Frame 1 (no input): blank canvas, image omitted
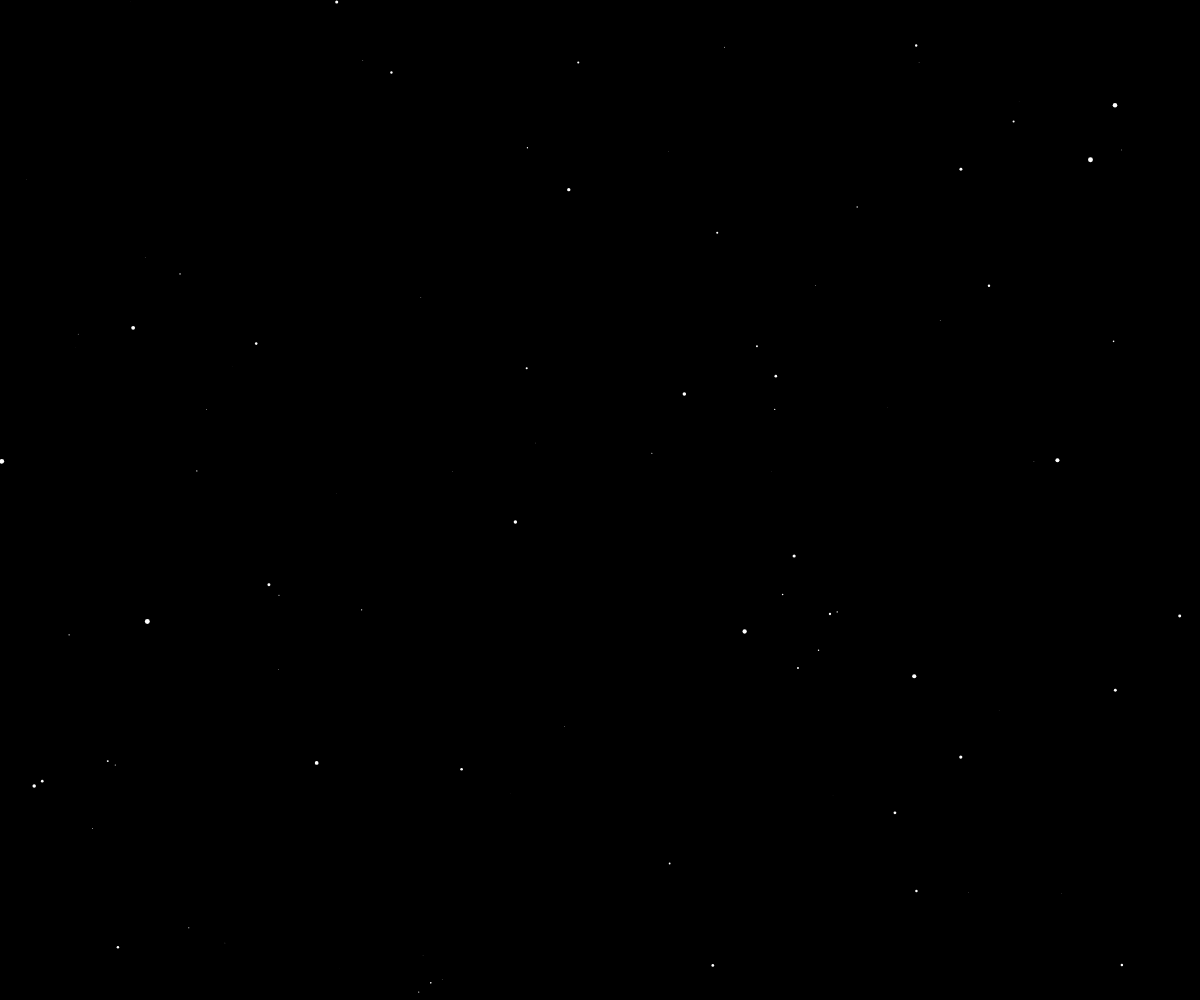
Frame 2 (the mouse pressed at the canvas centre, redrawn once)

The p5.js sketch that drew this single still picture (run headless with seeded random() and noise() and a simulated clock; the mouse was pressed at the canvas centre and the sketch redrawn once):

// p5.js sketch
// ── sketch.js
let snow = [];
let gravity;

function setup(){
  createCanvas(windowWidth, windowHeight);
  gravity = createVector(0,0.03);

  noLoop();
}

function draw(){
  background(0); 
  for(let i = 0; i < 50; ++i){
     snow.push(new Snowflake());  
  }
  

  for(flake of snow){
    //flake.applyForce(gravity);
    //flake.update()
    flake.render();
  }
}


/*
function tree(a, brightness, len){
  push();
    colorMode(HSB);
  if (len > 7){
    //strokeWeight: how heavy the line marks should be
    strokeWeight(len/20);
    //determines the color
    stroke(a ,90,brightness, len/30);
    //determines the location of the lines
    line(0, 0, 0, -len);
    translate(0, -len);  
    rotate(random(20, 30));
    tree(a, brightness + random(-10, 10),len * random(0.7, 0.9));
    rotate(random(-50,-60));
    tree(a, brightness + random(-10, 10),len * random(0.7, 0.9));
  }
  pop();  
}

function randomizeBGcolor(){
  bgColor = color(random(170,255),random(170,255),random(170,255));
  background(bgColor);
}

function positionEllipse() {
  //randomize circle color
  circleColor = color(random(200,255),random(200,255),random(200,255));
  fill(circleColor);
  noStroke();
  ellipse(windowWidth/2,windowHeight/2,400,400);

}

function setup() {
  createCanvas(windowWidth, windowHeight);
  angleMode(DEGREES);
  
  //noLoop();
}

function draw() {
  randomizeBGcolor();
  
  positionEllipse();

  translate(windowWidth/2, windowHeight);
  //green,blue, yellow, orange, teal
  let a = random(255);
  tree(a, 50, 100);  
}
*/
// ── snowflake.js
function getRandomSize(){
	let r = pow(random(0, 1),5);
	return constrain(r * 20 , 2, 36);
}

class Snowflake{

	constructor(){
		let x = random(width);
		//this is above the screen, which I don't care about
		//let y = random(-100,-10);
		let y = random(height);
		this.pos = createVector(x,y);
		this.r = getRandomSize();
		//not needed, movement for my needs
		this.vel = createVector();
		this.acc = createVector();
	}

	applyForce(force){
		//takes a force, then applies to the object acc
		this.acc.add(force);
	}


	update(){
		//add the vel to this pos every frame
		this.vel.add(this.acc);
		this.pos.add(this.vel);
		//clear out the acc in every frame. force accumulation
		this.acc.mult(0);
	}

	render(){
		//determines color: white
		stroke(255); 
		//how big the snow flakes should be
		strokeWeight(this.r);
		point(this.pos.x, this.pos.y);
	} 
}
// ── star.js
function getRandomSize(){
	while (true){
		let r1 = random(1);
		let r2 = random(1);
		if(r2 > r1){
			return r1 * 5;
		}
	}
}

class Star{
	constructor() {
		this.x = random(width);
		this.y = random(height);
		this.size = getRandomSize();
	}
	
	render() {
		noStroke();
		ellipse(this.x, this.y, this.size);
	}

}
